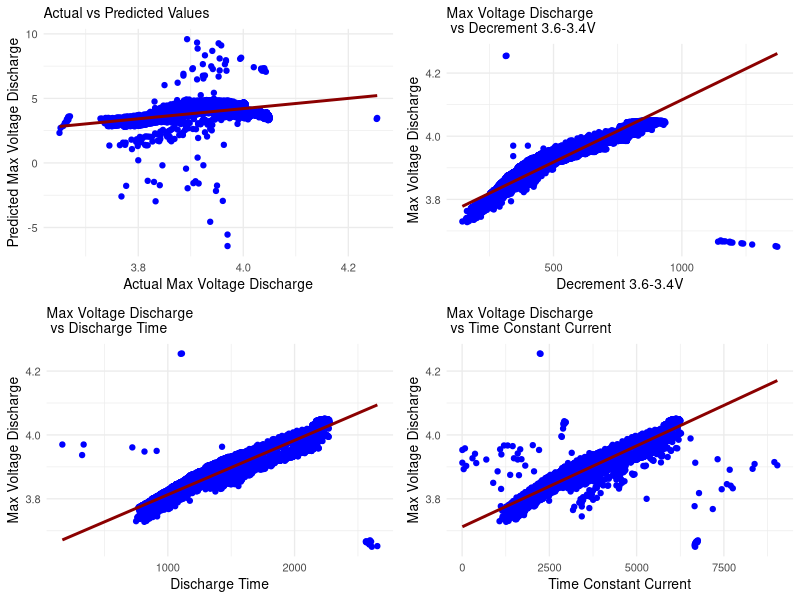

Generate this figure with R:
# Load necessary libraries
library(MCMCpack)  # For MCMC modeling
library(MASS)      # For mvrnorm function
library(dplyr)
library(readxl)
library(ggplot2)
library(gridExtra)
library(knitr)     # For table formatting

# Set seed for reproducibility
set.seed(123)

# Read the Excel file
data <- read_excel("Dataset.xlsx")

# Create the dataframe with the specified columns
df <- data.frame(
  Discharge_Time = data[[2]],
  Decrement_3.6_3.4V = data[[3]],
  Max_Voltage_Dischar = data[[4]],
  Min_Voltage_Charg = data[[5]],
  Time_at_4.15V = data[[6]],
  Time_constant_current = data[[7]],
  Charging_time = data[[8]] * 10  # Reduce charging time by a factor of 10
)

# Filter the dataframe to include only rows where Max Voltage Discharge is >= 3.5V
df_filtered <- df %>% 
  filter(Max_Voltage_Dischar >= 3.5, 
         Discharge_Time > 0, 
         Decrement_3.6_3.4V > 0, 
         Time_constant_current > 0)

# Prepare data for MCMC modeling
y <- df_filtered$Max_Voltage_Dischar
X <- as.matrix(df_filtered[, c("Discharge_Time", "Decrement_3.6_3.4V", "Time_constant_current")])

# Set up the model for MCMC
n <- nrow(X)
p <- ncol(X)

# Run MCMC regression using MCMCpack
mcmc_results <- MCMCregress(y ~ X - 1, 
                            b0 = rep(0, p), 
                            B0 = diag(1, p), 
                            nburn = 200, 
                            niter = 1000)

# Extract posterior means
beta_mean <- colMeans(mcmc_results[, 1:p])  # Extract the coefficients
sigma2_mean <- mean(mcmc_results[, "sigma2"])

# Generate predictions
predictions <- X %*% beta_mean  # Ensure beta_mean is of compatible dimensions


# Function to calculate metrics
calculate_metrics <- function(y, predictions, n, p) {
  # Calculate log-likelihood
  log_likelihood <- sum(dnorm(y, mean = predictions, sd = sqrt(sigma2_mean), log = TRUE))
  
  # Calculate likelihood
  likelihood <- exp(log_likelihood)
  
  # Calculate AIC and BIC
  k <- p + 1  # Number of parameters (including sigma^2)
  AIC <- -2 * log_likelihood + 2 * k
  BIC <- -2 * log_likelihood + log(n) * k
  
  # Calculate errors
  errors <- predictions - y
  mean_error <- mean(errors)
  sd_error <- sd(errors)
  
  # Calculate WAIC
  pointwise_log_likelihood <- dnorm(y, mean = predictions, sd = sqrt(sigma2_mean), log = TRUE)
  waic <- -2 * (sum(pointwise_log_likelihood) - sum(exp(pointwise_log_likelihood)))
  
  # Create a summary table
  metrics_table <- data.frame(
    Metric = c("WAIC", "AIC", "BIC", "Mean Error", "SD Error", "Log-Likelihood", "Likelihood"),
    Value = c(waic, AIC, BIC, mean_error, sd_error, log_likelihood, likelihood)
  )
  
  return(metrics_table)
}

#Calculate intercepts for each plot
intercept1 <- beta_mean[1] # Intercept for Actual vs Predicted 
intercept2 <- coef(lm(Max_Voltage_Dischar ~ Decrement_3.6_3.4V, data = df_filtered))[1] # Intercept for plot 2 
intercept3 <- coef(lm(Max_Voltage_Dischar ~ Discharge_Time, data = df_filtered))[1] # Intercept for plot 3 
intercept4 <- coef(lm(Max_Voltage_Dischar ~ Time_constant_current, data = df_filtered))[1] # Intercept for plot 4

#Print intercepts
cat("\nIntercepts for the plots:\n") 
cat("Intercept for Actual vs Predicted:", intercept1, "\n") 
cat("Intercept for Max Voltage Discharge vs Decrement 3.6-3.4V:", intercept2, "\n") 
cat("Intercept for Max Voltage Discharge vs Discharge Time:", intercept3, "\n") 
cat("Intercept for Max Voltage Discharge vs Time Constant Current:", intercept4, "\n")

# Calculate metrics for the first plot (Actual vs Predicted)
metrics_plot1 <- calculate_metrics(df_filtered$Max_Voltage_Dischar, predictions, n, p)

# Print metrics for the first plot
cat("Metrics for Actual vs Predicted Values:\n")
print(knitr::kable(metrics_plot1))

# Create plot 1: Actual vs Predicted
p1 <- ggplot(data.frame(Actual = df_filtered$Max_Voltage_Dischar, Predicted = predictions), 
             aes(x = Actual, y = Predicted)) +
  geom_point(color = "blue") +
  geom_smooth(method = "lm", color = "darkred", se = FALSE) +
  labs(title = "Actual vs Predicted Values", 
       x = "Actual Max Voltage Discharge", 
       y = "Predicted Max Voltage Discharge") +
  theme_minimal(base_size = 10) +
  theme(plot.title = element_text(size = 10)) 

# Calculate quantities for plot 1
voltage_quantities_plot1 <- quantile(df_filtered$Max_Voltage_Dischar, probs = c(0, 0.25, 0.5, 0.75, 1))
quantities_table_plot1 <- data.frame(
  Statistic = c("Minimum", "1st Quartile (Q1)", "Median", "3rd Quartile (Q3)", "Maximum"),
  Value = voltage_quantities_plot1
)

# Additional plot 2: Max Voltage Discharge vs Decrement 3.6-3.4V
p2 <- ggplot(df_filtered, aes(x = Decrement_3.6_3.4V, y = Max_Voltage_Dischar)) +
  geom_point(color = "blue") +
  geom_smooth(method = "lm", color = "darkred", se = FALSE) +
  labs(title = "Max Voltage Discharge \n vs Decrement 3.6-3.4V", x = "Decrement 3.6-3.4V", y = "Max Voltage Discharge") +
  theme_minimal(base_size = 10) +
  theme(plot.title = element_text(size = 10))

# Calculate quantities for plot 2
decrement_quantities_plot2 <- quantile(df_filtered$Decrement_3.6_3.4V, probs = c(0, 0.25, 0.5, 0.75, 1))
quantities_table_plot2 <- data.frame(
  Statistic = c("Minimum", "1st Quartile (Q1)", "Median", "3rd Quartile (Q3)", "Maximum"),
  Value = decrement_quantities_plot2
)

# Calculate metrics for the second plot
metrics_plot2 <- calculate_metrics(df_filtered$Max_Voltage_Dischar, predictions, n, p)

# Print metrics for the second plot
cat("\nMetrics for Max Voltage Discharge vs Decrement 3.6-3.4V:\n")
print(knitr::kable(metrics_plot2))

# Additional plot 3: Max Voltage Discharge vs Discharge Time
p3 <- ggplot(df_filtered, aes(x = Discharge_Time, y = Max_Voltage_Dischar)) +
  geom_point(color = "blue") +
  geom_smooth(method = "lm", color = "darkred", se = FALSE) +
  labs(title = "Max Voltage Discharge \n vs Discharge Time", x = "Discharge Time", y = "Max Voltage Discharge") +
  theme_minimal(base_size = 10) +
  theme(plot.title = element_text(size = 10))

# Calculate quantities for plot 3
discharge_time_quantities_plot3 <- quantile(df_filtered$Discharge_Time, probs = c(0, 0.25, 0.5, 0.75, 1))
quantities_table_plot3 <- data.frame(
  Statistic = c("Minimum", "1st Quartile (Q1)", "Median", "3rd Quartile (Q3)", "Maximum"),
  Value = discharge_time_quantities_plot3
)

# Calculate metrics for the third plot
metrics_plot3 <- calculate_metrics(df_filtered$Max_Voltage_Dischar, predictions, n, p)

# Print metrics for the third plot
cat("\nMetrics for Max Voltage Discharge vs Discharge Time:\n")
print(knitr::kable(metrics_plot3))

# Additional plot 4: Max Voltage Discharge vs Time Constant Current
p4 <- ggplot(df_filtered, aes(x = Time_constant_current, y = Max_Voltage_Dischar)) +
  geom_point(color = "blue") +
  geom_smooth(method = "lm", color = "darkred", se = FALSE) +
  labs(title = "Max Voltage Discharge \n vs Time Constant Current", x = "Time Constant Current", y = "Max Voltage Discharge") +
  theme_minimal(base_size = 10) +
  theme(plot.title = element_text(size = 10))

# Calculate quantities for plot 4
time_constant_quantities_plot4 <- quantile(df_filtered$Time_constant_current, probs = c(0, 0.25, 0.5, 0.75, 1))
quantities_table_plot4 <- data.frame(
  Statistic = c("Minimum", "1st Quartile (Q1)", "Median", "3rd Quartile (Q3)", "Maximum"),
  Value = time_constant_quantities_plot4
)

# Calculate metrics for the fourth plot
metrics_plot4 <- calculate_metrics(df_filtered$Max_Voltage_Dischar, predictions, n, p)

# Print metrics for the fourth plot
cat("\nMetrics for Max Voltage Discharge vs Time Constant Current:\n")
print(knitr::kable(metrics_plot4))

# Arrange all plots in a grid
grid.arrange(p1, p2, p3, p4, ncol = 2)

# Print quantities tables for each plot
cat("\nQuantities for Plot 1 (Actual vs Predicted):\n")
print(knitr::kable(quantities_table_plot1))

cat("\nQuantities for Plot 2 (Max Voltage Discharge vs Decrement 3.6-3.4V):\n")
print(knitr::kable(quantities_table_plot2))

cat("\nQuantities for Plot 3 (Max Voltage Discharge vs Discharge Time):\n")
print(knitr::kable(quantities_table_plot3))

cat("\nQuantities for Plot 4 (Max Voltage Discharge vs Time Constant Current):\n")
print(knitr::kable(quantities_table_plot4))
